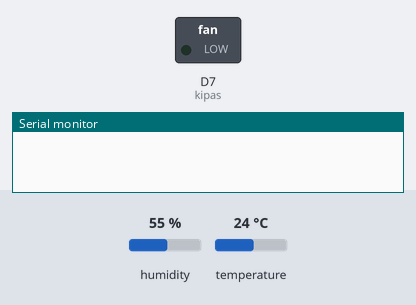
Simulated run of this sketch. Board: ESP8266 (NodeMCU). On the bench: switched loads named in the sketch (green lamp = pin HIGH), the last lines printed to the serial monitor. Inputs (shaded band) come from the test bench; at power-on: humidity 55 %, temperature 24 °C. WiFi joins after 1.5 s; servers stay silent unless stated.

Above: at 0.1 s.
At 2.0 s:
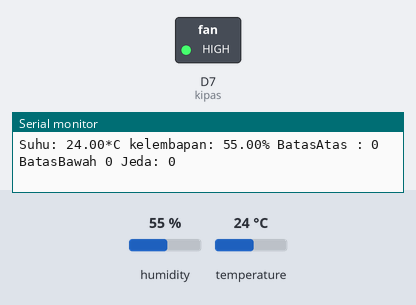
Timing chart, 0 to 3.5 s (numbered marks = the images above):
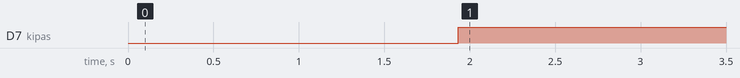

The sketch:

Program_Penulisan_Ilmiah.ino
```cpp
#include <ESP8266WiFi.h> //masukkan library
#include<BlynkSimpleEsp8266.h>
#include "DHT.h"
#define BLYNK_PRINT Serial
#define DHTPIN D6 //pin D6
#define DHTTYPE DHT11 //definisi tipe DHT yang digunakan
#define kipas D7
#define BLYNK_AUTH_TOKEN "pPcFET9CvX7AbdFQN-4L8s6efk4M24mI"
WidgetLED indikator_kipas(V8);
DHT dht (DHTPIN, DHTTYPE); //Pengenalan sensor
BlynkTimer timer;

char auth[]= BLYNK_AUTH_TOKEN ;
char ssid[]="Rasya";
char pass[]="lupapassword";

int Tombol,BatasAtas,BatasBawah,Jedah;

void setup()
{
  Serial.begin(9600);
  Blynk.begin(auth, ssid, pass);
  dht.begin();
  pinMode(kipas, OUTPUT);
  timer.setInterval(100L, kirim_data);
}

void loop()
{
  Blynk.run();
  timer.run();
}

void kirim_data(){
  float h = dht.readHumidity();
  float t = dht.readTemperature();
  Blynk.virtualWrite(V6,t);
  Blynk.virtualWrite(V7, h);
  Serial.print("Suhu: ");
  Serial.print(t);
  Serial.print("*C ");
  Serial.print("kelembapan: ");
  Serial.print(h);
  Serial.print("% ");
  Serial.print("BatasAtas : ");
  Serial.print(BatasAtas);
  Serial.print(" BatasBawah ");
  Serial.print(BatasBawah);
  Serial.print(" Jeda: ");
  Serial.println(Jedah = BatasAtas-BatasBawah);

  if(t >=BatasAtas || Tombol == 1){
    digitalWrite (kipas,HIGH);
    indikator_kipas.on();
  }
  else if(t <= Jedah & Tombol == 0){
    digitalWrite(kipas, LOW);
    indikator_kipas.off();
  }
}

BLYNK_WRITE(V9){
 Tombol = param.asInt();
 if(Tombol == 0){
  digitalWrite (kipas,LOW);
  indikator_kipas.off();
 }
}

BLYNK_WRITE(V10){
  BatasAtas = param.asInt();
}

BLYNK_WRITE(V11){
  BatasBawah = param.asInt();
}
```

Measured:
- by itself, D7 (kipas): LOW → HIGH at 1.9 s
